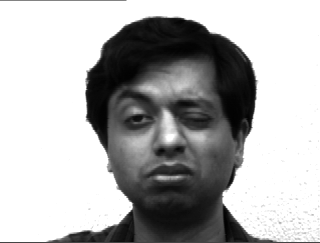
#> input picture allimages/10_11_.gif, 320 x 243 px; its folder holds 4 pictures in this run
$ python compare.py allimages/10_11_.gif   (Python 2 division)
#> lines starting #> are read from the running program, lines starting #| are printed output that depends on the picture; long printed decimals are rounded
from PIL import Image, ImageChops
import sys
import os
import time
#import pprint

"""Usage: python compare.py [directory of pictures to match] [path to 1 picture you want to try matching]"""

def chunks(l, n):
    """ Yield successive n-sized chunks from l.
    """
    for i in xrange(0, len(l), n):
        yield l[i:i+n]

point_table = ([0] + ([255] * 255))

def black_or_b(a, b):
    diff = ImageChops.difference(a, b)
    return diff


currentdir = os.getcwd()
current_winner=["none",0]#current_winner keeps track of the image with highest match score up to date
target = Image.open(sys.argv[1])
#> target is the input picture: PIL image 320x243 L; min 0, max 255, mean 176.2

#main method
ticks_start=time.time()
for (dirpath,dirnames,filenames) in os.walk("allimages"): #goes through the whole directory
	for filename in filenames:
		match=0 #match is a score, the higher it is, the better 2 pictures match each other
		print (os.sep.join([dirpath, filename]))
		try:
			candidate = Image.open(os.sep.join([dirpath, filename]))
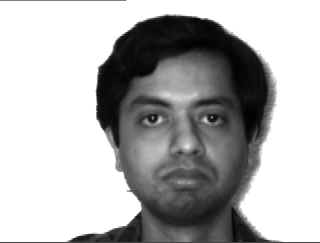
#> input picture allimages/10_1_.gif, 320 x 243 px
#> candidate is the input picture: PIL image 320x243 L; min 2, max 255, mean 177.9
			difference = black_or_b(target,candidate)
#> in black_or_b, `diff = ImageChops.difference(a, b)`:
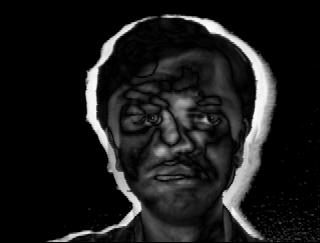
#> diff: PIL image 320x243 L; min 0, max 252, mean 26.8
			difference.save('difference.png') #saves an image that is the graphical difference of both images
               		difference_pixels = difference.getdata()
               		height = difference_pixels.size[1] #need height and maybe for the future to handle the situation where a person's face is exactly the same but is shifted
#> height = 243
               		width = difference_pixels.size[0]
#> width = 320
               		difference_pixels = list(difference_pixels)
#> difference_pixels = 77760 items
               		difference_pixels = list(chunks(difference_pixels,3))
#> difference_pixels = 25920 items
                	difference_pixels = chunks(difference_pixels,width)


			for row in difference_pixels:
	                        for rgb in row:
	                                avg = sum(rgb)/3
	                                if avg<50:#tweakable arbitrary number 50 that determines how "exact" a match has to be
        	                                match=match+1
#> this loop made 81 passes
#> after the loop, match = 21624
        	        #                        print match #comment this out so the program doesnt log everything, might make runtime faster
        	        if (match > current_winner[1]):
                	        current_winner=[filename,match]
#> current_winner = ['10_1_.gif', 21624]


		except:
			print ("error")


ticks_stop = time.time()
runtime = ticks_stop-ticks_start
#> runtime = 0.14
print current_winner
#| ['10_11_.gif', 25920]
print ("Done in:")
print runtime, " ticks"
#| 0.1404  ticks
